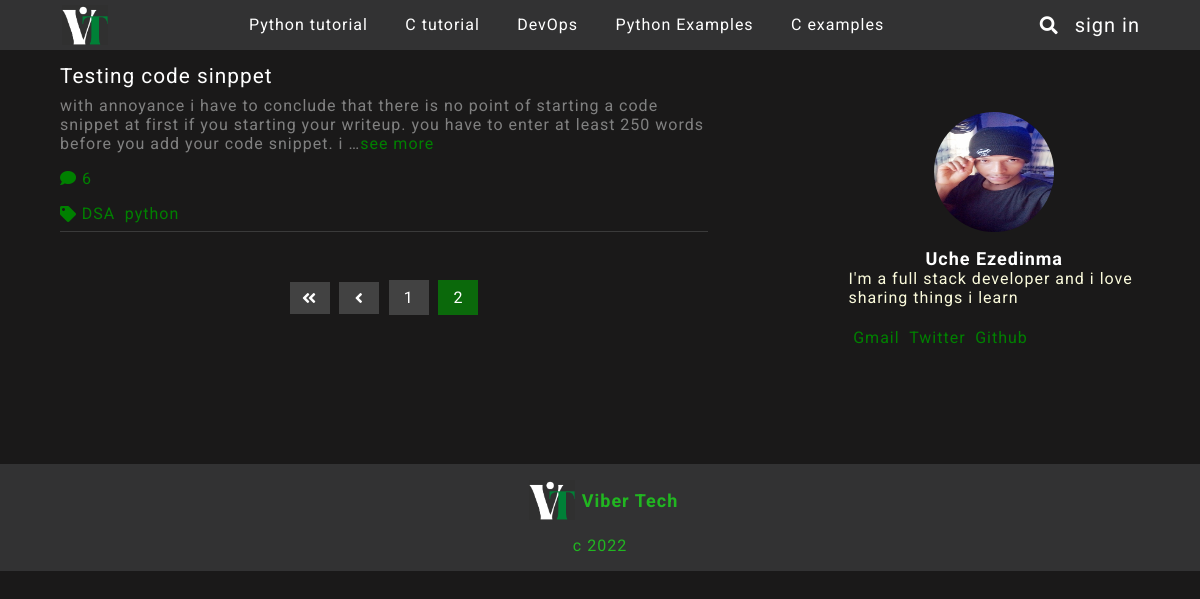
Screenshot of /category/python-tutorial?page=2 with the database file from the repository.
### blog/models.py (models this page shows, shortened)
class Section(models.Model):
    name = models.CharField(max_length=255)
    slug = AutoSlugField(populate_from= 'name',  unique=True, null=True)

class Post(models.Model):
    title = models.CharField(max_length = 500)
    body = RichTextUploadingField()
    author = models.ForeignKey(User, on_delete = models.CASCADE)
    likes = models.ManyToManyField(User, default=None,  related_name="like")
    updated = models.DateTimeField(auto_now = True)
    image = models.ImageField(upload_to = "media/img")
    created = models.DateTimeField(auto_now_add = True)
    status = models.IntegerField(choices=STATUS, default=0)
    category = models.ForeignKey(Section, on_delete=models.CASCADE, blank=True, null=True)
    recommend = models.BooleanField(default=False)
    tags = TaggableManager()
    def num_comments(self):
        return self.comment_set.all().count()
    def like(self, user):
        if user in self.likes.all():
          self.likes.remove(user)
        else:
          self.likes.add(user)
        self.save

### blog/views.py (the view)
# urls.py: path('category/<slug>', CategoryPage, name='section'),
def CategoryPage(request, slug):
    cats = Section.objects.all()
    posts = Post.objects.filter(category__slug=slug)
    paginator = Paginator(posts, 3)
    page = request.GET.get('page')
    posts = paginator.get_page(page)
    return render(request, 'post/section.html', {'posts':posts, 'cats':cats})

### blog/templatetags/cat_menu.py (called while the page is built)
@register.simple_tag
def get_cats():
        return Section.objects.all()

@register.simple_tag
def get_3cats():
        return Section.objects.all()[:3]

### blog/templates/post/section.html (shortened to what this page needs)
{% extends 'base.html' %}
{% load socialaccount %}
{% load static %}
{% block content %}
<div class="posts-about">
	<div class="container">
	<div class="posts">
		{% for post in posts %}
		<div class="post-container">
			<div class="post-title"><a href="{% url 'content' post.id %}">{{post.title}}</a></div>
			<div class="post-body">{{post.body|safe|truncatechars:200}}<span class="color-green"><a href="{% url 'content' post.id %}">see more</a></span></div>
			<div class='action-btns'>
				<i class='fas'>&#xf075;</i> <span>{{post.num_comments}}</span>
			</div>
			<div class='tags'>
				<i class="fas fa-tag"></i>
				<div class="tag-names">
				{% for tag in post.tags.all %}
				<a href="{% url 'tagged' tag.slug %}">{{tag.name}}</a>
				{% endfor %}
			        </div>
			</div>
		</div>
		{% endfor %}
		<div class="paginator">
			{% if posts.has_previous %}
			<div class="num"><a href="?page=1"><i class='fas fa-angle-double-left'></i></a></div>
			<div class="num"><a href="?page={{posts.previous_page_number}}"><i class='fas fa-angle-left'></i></a></div>
			{% endif %}
			{% for num in posts.paginator.page_range %}
			{% if posts.number == num %}
			<div class="c-num"><a href="">{{num}}</a></div>
			{% elif num > posts.number|add:'-3' and num < posts.number|add:'3' %}
			<div class="num"><a href="?page={{num}}">{{num}}</a></div>
			{% endif %}
			{% endfor %}
		</div>
	</div>
	<div class="author-rcm">
		<div class="about-author">
			<img src="{% static '/img/vix.jpeg' %}">
			<div class="author">
				<p class="author-name">Uche Ezedinma</p>
				<p>I'm a full stack developer and i love sharing things i learn</p>
				<div class="social">
					<a href="">Gmail</a>
					<a href="">Twitter</a>
					<a href="">Github</a>
				</div>
			</div>
		</div>
	</div>
</div>
</div>
{% endblock content %}

### blog/templates/base.html (shortened to what this page needs)
{% load static %}
{% load socialaccount %}
{% load cat_menu %}
{% get_cats as categories %}
{% get_3cats as three_categories %}
<!DOCTYPE html>
<html>
<head>
	<link rel="stylesheet" href="{% static 'css/style.css' %}">
	<link rel="stylesheet" href="https://use.fontawesome.com/releases/v5.5.0/css/all.css"
>
	<link rel="stylesheet"
		href="https://maxst.icons8.com/vue-static/landings/line-awesome/line-awesome/1.3.0/css/line-awesome.min.css">
</head>
<body>
	<header>
		<div class="container">
			<div class="head-menu">
				<div class="head-icon">
					<a href="{% url 'home' %}"><img src="{% static '/img/Tc.png' %}"></a>
				</div>
				<div class="big-screen-nav">
					{% for cat in categories %}
					<a href="{% url 'section' cat.slug %}">{{cat.name}}</a>
					{% endfor %}
				</div>
				<div class="search-icon">
					<i class="fa fa-search search-btn" > </i>
                                        <div class="dsign">
					{% if user.is_authenticated %}
					<a href="{% url 'logout' %}"><span class="logout-btn">sign out</span></a>
					{% else %}
					<a><span class="login-btn">sign in</span></a>
					{% endif %}
				        </div>
				</div>
			</div>
		</div>
	</header>
	{% block content %}
	{% endblock %}
	<footer>
		<div class="footer-logo">
			<img src="{% static '/img/Tc.png' %}">
			<h2>Viber Tech</h2>
		</div>
		<p>c {% now "Y" %}</p>
	</footer>
</body>
</html>

### static/css/style.css (style rules this page uses)
body { background: rgb(26, 25, 25); color: #fff; position: relative; min-height: 100%; font-family: 'Roboto', sans-serif; letter-spacing: 1px; }
.container { width: 90%; }
* { padding: 0; margin: 0; }
header { width: 100%; display: flex; justify-content: center; align-items: center; position: fixed; background: #323233; top: 0; left: 0; z-index: 1; }
.head-menu { width: 100%; padding: 0.3em 0; display: flex; justify-content: space-between; align-items: center; margin: auto }
.big-screen-nav { display: flex; justify-content: space-between; align-items: center; width: 60%; }
.big-screen-nav a { color: #fff; margin-right: 0.8em; text-decoration: none; font-size: 1em; }
.head-icon { width: 15%; text-align: left; }
.head-icon img { width: 50px; height: 100%; object-fit: contain; }
.head-icon a { display: block; justify-content: flex-start; align-items: flex-start; float: left; width: 100%; height: 40px; color: rgb(33, 182, 33); text-decoration: none; }
.search-icon { display: flex; justify-content: flex-end; align-items: center; width: 20%; text-align: right; position: relative; }
.search-icon i { font-size: 18px; }
.search-icon a { text-decoration: none; font-size: 20px; margin-left: 0.8em; color: #fff; }
.posts-about { width: 100%; display: flex; justify-content: center; align-items: center; margin-top: 3em; margin-bottom: 8em; padding-bottom: 5em; }
.posts-about .container { display: flex; justify-content: space-between; align-items: flex-start; }
.posts { width: 60%; display: flex; flex-direction: column; align-items:center; justify-content: center; }
.post-container { width: 100%; display: flex; flex-direction: column; justify-content: flex-start; align-items: flex-start; border-bottom: 1px solid rgb(58, 58, 58); margin-top: 1em; }
.post-title { width: 100%; font-size: 1.3em; }
.post-title a { text-decoration: none; color: #fff; }
.post-body { width: 100%; color: grey; margin-bottom: 1em; margin-top: 0.5em; }
.post-body p { width: 100%; }
.color-green a { color: green; text-decoration: none; }
.action-btns { color: green; margin-bottom: 0.5em; }
.tags { display: flex; align-items: center; color: green; margin: 0.5em 0; }
.tag-names { display: flex; align-items: center; flex-wrap: wrap; }
.tags a { text-decoration: none; color: green; margin: 0 0.3em; }
.author-rcm { width: 27%; margin-top: 3em; }
.about-author { display: block; width: 100%; }
.about-author img { width: 120px; height: 120px; border-radius: 50%; display: flex; margin: 1em auto; }
.author { color: rgb(250, 250, 219); }
.author-name { text-align: center; font-weight: bold; font-size: 18px; color: #fff; }
.social { display: flex; margin-top: 1em; }
.social a { text-decoration: none; color: green; margin: 0.3em; }
.paginator { width: 70%; display: flex; justify-content: center; align-items: center; margin: 3em 0; }
.num { width: 40px; margin: 0 0.3em; background:rgb(66, 66, 66); color: white; text-align: center; }
.c-num { width: 40px; margin: 0 0.3em; background:rgb(11, 105, 11); color: white; text-align: center; }
.num a { text-decoration: none; color: #fff; width: 100%; display: flex; text-align: center; justify-content: center; padding: 8px 0; }
.c-num a { text-decoration: none; color: #fff; width: 100%; display: flex; text-align: center; justify-content: center; padding: 8px 0; }
footer { width: 100%; background: #323233; text-align: center; color:rgb(33, 182, 33); padding: 1em 0; position: absolute; bottom: -8em; }
.footer-logo { display: flex; align-items: center; justify-content: center; }
.footer-logo img { width: 60px; height: 40px; object-fit: contain; }
.footer-logo h2 { font-size: 18px; }
footer p { margin-top: 1em; }

### rows the page displays
Section: name "Python tutorial"
Section: name "C tutorial"
Section: name "DevOps"
Section: name "Python Examples"
Section: name "C examples"
Post: title "Testing code sinppet", body "with annoyance i have to conclude that there is no point of starting a code snippet at first if you starting your writeup. you have to enter at least 250 words before you add your code snippet. i …", num_comments "6"
Tag: name "DSA"
Tag: name "python"

### other values shown
{{ num }} "1"
{{ num }} "2"
